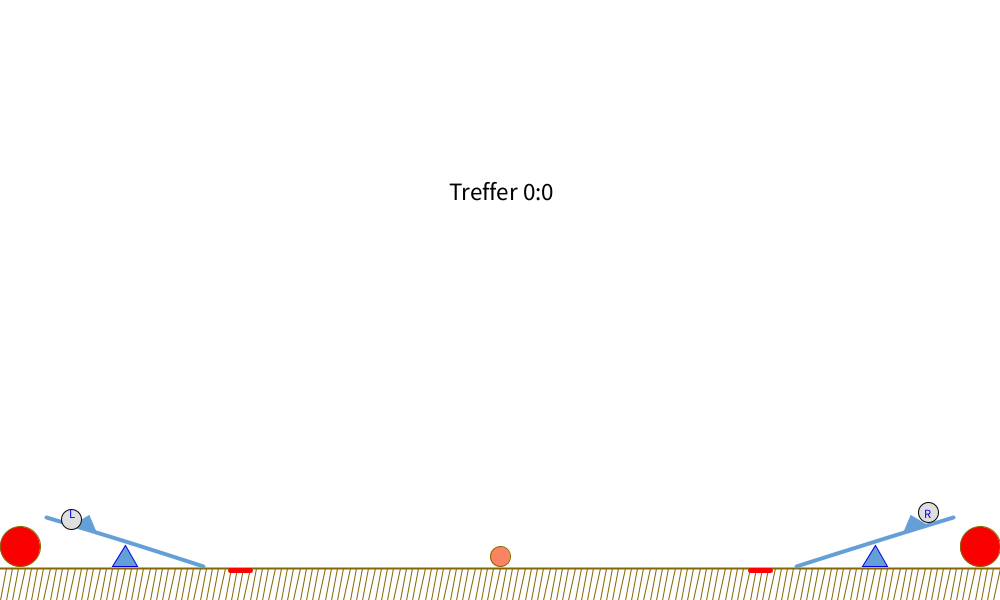
Frame 1 (no input)
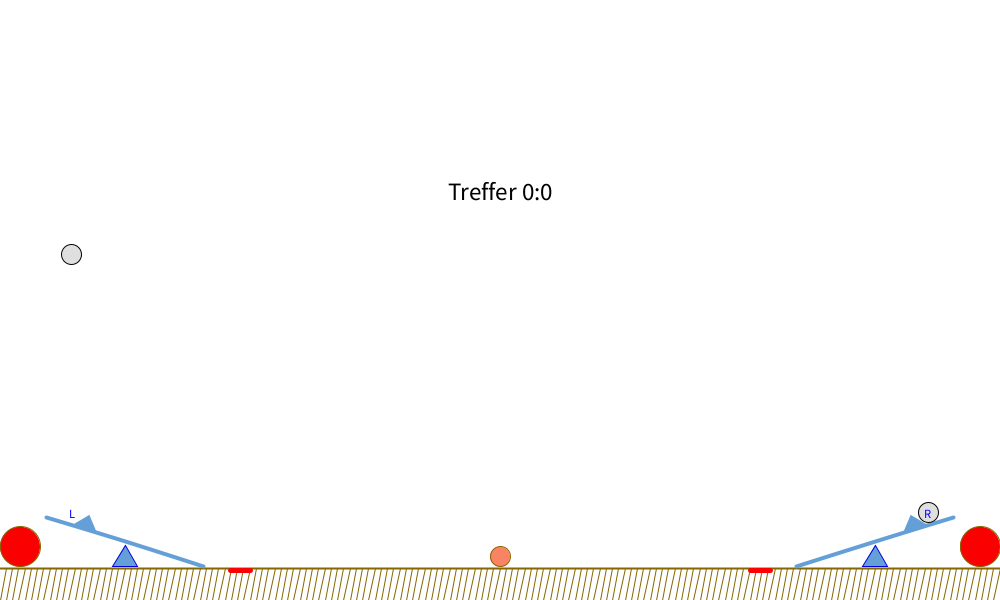
Frame 60 (the mouse pressed at the canvas centre just before this capture)
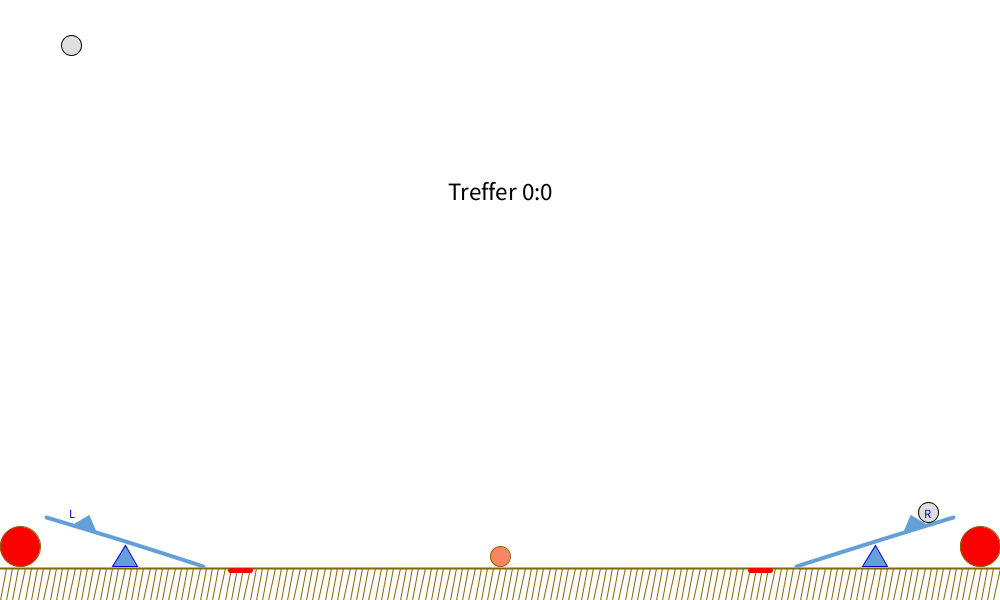
Frame 120 (the mouse held since frame 60 and released just before this capture)

The Processing sketch that drew these frames (run headless with seeded random() and noise(); from frame 60 on, the mouse is pressed at the canvas centre):

// Processing sketch: s0553363_Uebung_3
// ── s0553363_Uebung_3.pde
/*  //<>// //<>//
 * Leonid Barsht
 * s0553363
 * 04.10.2018
 */

float meterInPixel; // Stell dar, wie viele Pixel = 1 Meter; Maßstab M
float offsetGround; // Der Abstand des Bodens vom unteren Bildschirmrand
int frameRate = 60; // Gewünschte Framerate
// Zeit
float deltaT = 1 / (float)frameRate;
float timeScale = 0.1; // < 1 = langsamer; > 1 = schneller
float deltaTtimeLapse = timeScale * deltaT; // Zeitraffer
float speed = 500 / 60f / 60f; // 0.5 km/h auf Sekunden runtergerechnet
float t = 0; // bereits vergangene Zeit
// Maße
float wholeWidth = 1.60; // Gesamte Breite in m → 1,2m + L+R Offset
float fieldWidth = 1.20; // Spielfeld Breite in m
float LROffset = 0.20; // Länge des Offsets links und rechts in m
float targetBallWidth = 0.032; // Spielball Durchmesser in m
float lengthTriangle = 0.04; // Seitenlänge der Dreiecke in m
float plankLength = 0.25; // Planke Länge in m
float groundPosition; // Position des Bodenlinie
float g = 9.81; // Schwerkraft in m / s²
// Punktestand der Spieler
int pointsLeft = 0;
int pointsRight = 0;
// Positionen der Ziellinien
float leftGoalX = Float.MAX_VALUE;
float rightGoalX = Float.MAX_VALUE;
// Bewegung roter Ball
float movement = 0; // Für den in jedem Frame berechneten X-Wert des roten Balls verantwortlich 
float startPointBall = 0; // Start Position des roten Balls
boolean movingDirection = false; // false = right; true = left

void setup() {
  //fullScreen();
  size(1000, 600);
  background(255);
  frameRate(frameRate);
  smooth();
  meterInPixel = width / wholeWidth; 
  offsetGround = normValue(0.05); // 5cm Abstand
  groundPosition = height - offsetGround; // Boden Position
}



// Draw - is the game loop
void draw() {
  drawPlayField();
  t += deltaTtimeLapse;
}

void mousePressed(){
  // Linker Button
  if(mouseX < normValue(targetBallWidth*2) && mouseY < groundPosition && mouseY > groundPosition - normValue(targetBallWidth*2)){
    println("Linker Ball");
  }
  // Rechter Button
  if(mouseX > width - normValue(targetBallWidth*2) && mouseY < groundPosition && mouseY > groundPosition - normValue(targetBallWidth*2)){
    println("Rechter Ball");
  }
}

// Wandelt den übergebenen Wert entsprechend des Maßstabs um
float normValue(float val) {
  float normedValue = val * meterInPixel;
  return normedValue;
}

void drawPlayField() {
  background(255);
  float textSize = 0.04;
  float textWidth = textWidth("Treffer " + pointsLeft + ":" + pointsRight);
  // Punktestand
  fill(0);
  textSize(normValue(textSize));
  text("Treffer " + pointsLeft + ":" + pointsRight, width / 2.0f - textWidth, height / 3);

  
  int groundThickness = 2; // Boden Dicke

  // Skalierte Werte
  float ballWidthNormed = normValue(targetBallWidth);
  float fieldWidthNormed = normValue(fieldWidth);
  float LROffsetNormed = normValue(LROffset);
  float lengthTriangleNormed = normValue(lengthTriangle);
  float plankLengthNormedHalf = normValue(plankLength) / 2f;
  float wholeWidthNormed = normValue(wholeWidth);

  pushMatrix();
  translate(width / 2, groundPosition); // Setzt das Koordinatensystem in die Mitte unter den roten Ball
  scale(1, -1); // Dreht die Angaben der Y Werte um

  // Boden vom Spielfeld
  stroke(133, 102, 0); 
  strokeWeight(groundThickness);
  line(-wholeWidthNormed / 2, 0, wholeWidthNormed / 2, 0);
  strokeWeight(1);
  for (float i = meterInPixel / 100; i <= width; i+=meterInPixel/100) {
    line(-wholeWidthNormed / 2 + i, 0, -wholeWidthNormed / 2 + i-meterInPixel / 100, -offsetGround);
  }
  
  
  /* Bei der Aufgabenstellung war mir leider nicht klar, ob der Ball nun permanent hin und her
  * rollen, oder ob dieser beim Erreichen des ersten Ziels anhalten soll.
  * Aktuell rollt dieser hin und her. Würde ich diesen anhalten wollen, könnte ich z.B.
  * die Variable speed in der folgenden Bedigung auf 0 setzen */
  leftGoalX = -LROffsetNormed*2 - ballWidthNormed/2;
  rightGoalX = LROffsetNormed*2 + ballWidthNormed/2;
  movement = startPointBall + t * speed;
  if( movement <= leftGoalX || movement >= rightGoalX){ // Wenn eine der roten Linien erreicht wurde
      t = 0;
      speed *= -1;
    if(movingDirection){
      startPointBall = leftGoalX; // Startposition auf aktuelle Position ändern
      movingDirection = !movingDirection; // Richtung umdrehen
    }else{
      startPointBall = rightGoalX;
      movingDirection = !movingDirection;
    }
  }
  
  // Roter Ball in der Mitte
  fill(250, 131, 100);
  ellipse(movement, ballWidthNormed / 2 + groundThickness, ballWidthNormed, ballWidthNormed);

  // Start Buttons
  fill(250, 0, 0);
  // links
  ellipse(-wholeWidthNormed/2f + ballWidthNormed, ballWidthNormed*2 / 2 + groundThickness, ballWidthNormed*2, ballWidthNormed*2);
  // rechts
  ellipse(wholeWidthNormed/2f - ballWidthNormed, ballWidthNormed*2 / 2 + groundThickness, ballWidthNormed*2, ballWidthNormed*2);

  // Ziellinien
  stroke(#ff0000);
  strokeWeight(5);
  // links
  line(-LROffsetNormed*2, -groundThickness, -LROffsetNormed*2 - ballWidthNormed, -groundThickness);
  // rechts
  line(LROffsetNormed*2, -groundThickness, LROffsetNormed*2 + ballWidthNormed, -groundThickness);


  // Standfüße
  fill(100, 160, 215);
  stroke(#0000DD); 
  strokeWeight(1);
  float triangleHeight = (lengthTriangleNormed / 2) * sqrt(3);
  // links
  triangle(-fieldWidthNormed / 2 - lengthTriangleNormed / 2, groundThickness, -fieldWidthNormed / 2, groundThickness + triangleHeight, -fieldWidthNormed / 2 + lengthTriangleNormed / 2, groundThickness);
  // rechts
  triangle(fieldWidthNormed / 2 + lengthTriangleNormed / 2, groundThickness, fieldWidthNormed / 2, groundThickness + triangleHeight, fieldWidthNormed / 2 - lengthTriangleNormed / 2, groundThickness);



  // Planken
  noFill();
  float plankThinkness = 4;
  // Beim Verändern dieser Werte wird die Planke gebogen
  float plankBendLeft = 1.8;
  float plankBendRight = 1.8;

  stroke(100, 160, 215);
  strokeWeight(plankThinkness);
  // Planke links
  beginShape();
  // Start- und Endpunkt müssen doppelt vorkommen
  curveVertex(-fieldWidthNormed / 2 - plankLengthNormedHalf, groundThickness + plankThinkness + lengthTriangleNormed * plankBendLeft);
  curveVertex(-fieldWidthNormed / 2 - plankLengthNormedHalf, groundThickness + plankThinkness + lengthTriangleNormed * plankBendLeft); // Startpunkt
  curveVertex(-fieldWidthNormed / 2, groundThickness + triangleHeight + plankThinkness); // Mittelpunkt
  curveVertex(-fieldWidthNormed / 2 + plankLengthNormedHalf, groundThickness); // Endpunkt
  curveVertex(-fieldWidthNormed / 2 + plankLengthNormedHalf, groundThickness);
  endShape();
  // Planke rechts
  beginShape();
  // Start- und Endpunkt müssen doppelt vorkommen
  curveVertex(fieldWidthNormed / 2 + plankLengthNormedHalf, groundThickness + plankThinkness + lengthTriangleNormed * plankBendRight);
  curveVertex(fieldWidthNormed / 2 + plankLengthNormedHalf, groundThickness + plankThinkness + lengthTriangleNormed * plankBendRight); // Startpunkt
  curveVertex(fieldWidthNormed / 2, groundThickness + triangleHeight + plankThinkness); // Mittelpunkt
  curveVertex(fieldWidthNormed / 2 - plankLengthNormedHalf, groundThickness); // Endpunkt
  curveVertex(fieldWidthNormed / 2 - plankLengthNormedHalf, groundThickness);
  endShape();



  /* Im folgenden Stelle ich eine lineare Gleichung zwischen dem Mittelpunkt der Planke und deren oberen Punkt auf
   * Mit deren Hilfe lassen sich auf dieser versetzt dynamisch Elemente platzieren
   * Die Dynamik soll voraussichtlich auch beim Biegen der Planke bestehen */

  // Steigung der Planke m
  float gradientPlankLeft = ((groundThickness + triangleHeight + plankThinkness) - (groundThickness + plankThinkness + lengthTriangleNormed * plankBendLeft)) /
    ((-fieldWidthNormed / 2) - (-fieldWidthNormed / 2 - plankLengthNormedHalf));
  float gradientPlankRight = ((groundThickness + plankThinkness + lengthTriangleNormed * plankBendRight) - (groundThickness + triangleHeight + plankThinkness)) /
    ((fieldWidthNormed / 2 + plankLengthNormedHalf) - fieldWidthNormed / 2);
  // +b in der linearen Gleichung → y - m * x = b
  float plusBLeft = (groundThickness + triangleHeight + plankThinkness) - gradientPlankLeft * -fieldWidthNormed / 2;
  float plusBRight = (groundThickness + triangleHeight + plankThinkness) - gradientPlankRight * fieldWidthNormed / 2;



  // Ballhalterungen (Dreiecke auf den Planken)
  fill(100, 160, 215);
  noStroke();
  float triangleShortSideLength = normValue(0.025);
  float triangleLongSideLength = normValue(0.04);

  // links
  float x1 = -fieldWidthNormed / 2 - plankLengthNormedHalf + triangleLongSideLength; // check
  float y1 = gradientPlankLeft * x1 + plusBLeft;
  // rechts
  float x2 = -fieldWidthNormed / 2 - plankLengthNormedHalf + triangleLongSideLength * 2;
  float y2 = gradientPlankLeft * x2 + plusBLeft;
  // Spitze
  float x3 = -fieldWidthNormed / 2 - plankLengthNormedHalf + triangleLongSideLength * 1.7;
  float y3 = gradientPlankLeft * x3 + plusBLeft + triangleShortSideLength;
  triangle(x1, y1, x2, y2, x3, y3);



  // rechts
  float x12 = fieldWidthNormed / 2 + plankLengthNormedHalf - triangleLongSideLength;
  float y12 = gradientPlankRight * x12 + plusBRight;
  // links
  float x22 = fieldWidthNormed / 2 + plankLengthNormedHalf - triangleLongSideLength * 2;
  float y22 = gradientPlankRight * x22 + plusBRight;
  // Spitze
  float x32 = fieldWidthNormed / 2 + plankLengthNormedHalf - triangleLongSideLength * 1.7;
  float y32 = gradientPlankRight * x32 + plusBRight + triangleShortSideLength;
  triangle(x12, y12, x22, y22, x32, y32);

  float ballOffsetY = 13;
  // Geschützball Kinematik
  float v0 = 4.8; // Soll einem Meter entsprechen
  float h0 = y2 / meterInPixel + 13 / meterInPixel; // TODO
  float flyingY = -g * sq(t)/2 + v0 * t + h0;
  println(normValue(flyingY));
  // Geschützbälle
  fill(#DFDFDF);
  stroke(0);
  strokeWeight(1);

  // links
  ellipse(x1, normValue(flyingY), ballWidthNormed, ballWidthNormed);
  // rechts
  ellipse(x12, y12+ballOffsetY, ballWidthNormed, ballWidthNormed);
  scale(1, -1); // Dreht die Szene wieder um, damit die Schrift korrekt dargestellt wird
  // Text in Bällen
  fill(#0000FF);
  float textOffsetX = 4;
  float textOffsetY = 8;
  textSize(normValue(textSize) / 2f);
  text("L", x1 - textOffsetX, (y1 + textOffsetY) * - 1);
  text("R", x12 - textOffsetX, (y12 + textOffsetY) * -1);


  popMatrix(); 
}

// ── Vector2.pde
class Vector2{
   public float x;
   public float y;
   
   public Vector2(float x, float y){
     this.x = x;
     this.y = y;
   }
   
   public Vector2(){
     x = 0;
     y = 0;
   }
  
}
